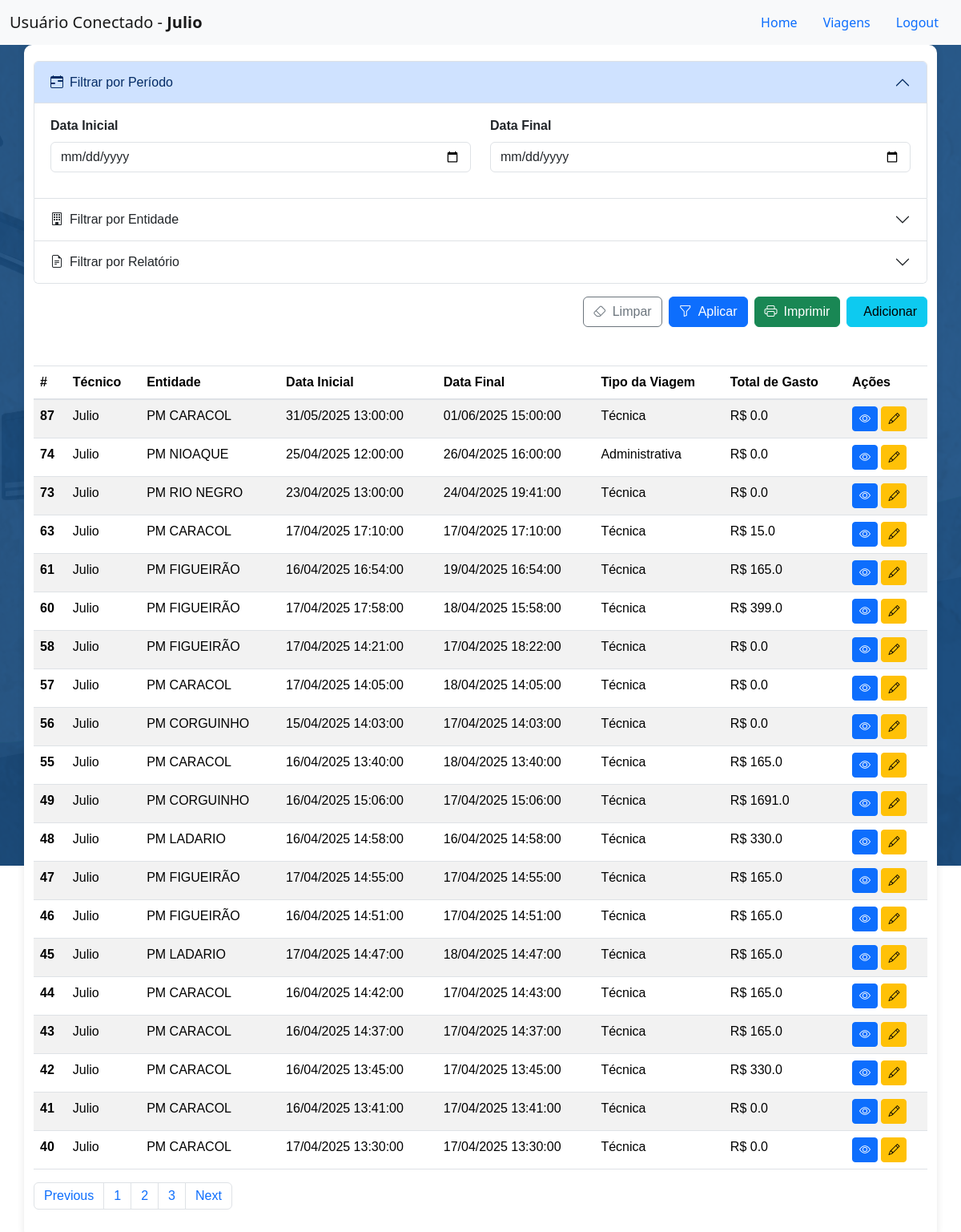
Page /viagens (signed in) on the earlier database version.
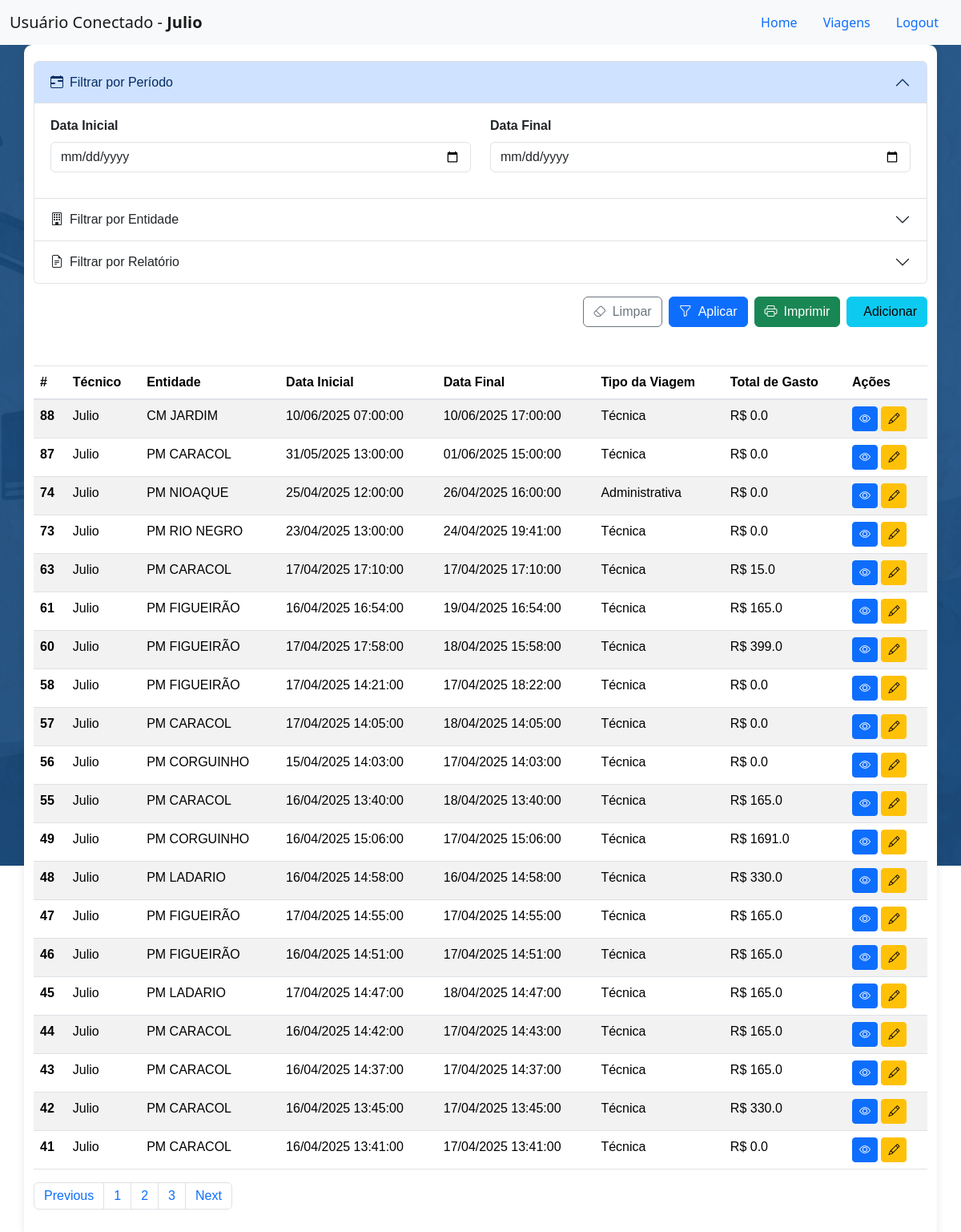
Same page on the later database version.
### models.py (models this page shows, shortened)
class Usuarios(db.Model):
    __tablename__= 'usuarios'
    id = db.Column(db.Integer, primary_key=True)
    usuario = db.Column(db.String(100), nullable=False)
    senha = db.Column(db.String(1000), nullable=True)
    acesso = db.Column(db.String(100))
    email = db.Column(db.String(100))
    foto = db.Column(db.String(1000), comment='Caminho da foto do usuário')
    setor = db.Column(db.String(100))
    admin = db.Column(db.Boolean, default=False)
    diaria = db.Column(db.Boolean, default=True)
    ativo = db.Column(db.Boolean, default=True)
    data = db.Column(db.DateTime, default=db.func.now())

class RegistroViagens(db.Model):
    __tablename__ = 'registro_viagens'
    id = db.Column(db.Integer, primary_key=True)
    entidade_destino = db.Column(db.Integer,db.ForeignKey('entidades.id') ,nullable=False)
    data_inicio = db.Column(db.DateTime)
    data_fim = db.Column(db.DateTime)
    tipo_viagem = db.Column(db.String(100))
    n_diaria = db.Column(db.String(100), comment='Número da diária')
    v_diaria = db.Column(db.Float, comment='Valor da diária')
    descricao = db.Column(db.String(100))
    n_intranet = db.Column(db.String(100), comment='Número da visita na intranet', default='0')
    veiculo = db.Column(db.String(100), comment='veículo')
    placa = db.Column(db.String(100), comment='Placa do veículo')
    km_inicial = db.Column(db.String(100), comment='KM inicial')
    km_final = db.Column(db.String(100), comment='KM final')
    n_combustivel = db.Column(db.String(100), comment='Número do combustível')
    total_gasto = db.Column(db.Float, comment='Total gasto na viagem', default=0.0)
    usuario = db.Column(db.Integer, db.ForeignKey('usuarios.id'), comment='ID do usuário que registrou a viagem')
    ativo = db.Column(db.Boolean, default=True)
    data = db.Column(db.DateTime, default=db.func.now())
    entidade_rel = db.relationship('Entidade', backref='viagens', lazy='joined')
    usuario_rel = db.relationship('Usuarios', backref='viagens', lazy='joined', foreign_keys=[usuario])

### app.py (the view, shortened to what this page needs)
@app.route('/viagens', methods=['GET', 'POST'])
def viagens():
    data_inicio = None
    data_fim = None
    query_usuarios = Usuarios.query.filter_by(
            ativo=True,
            diaria=True
        ).all()
    if request.method == 'POST':
        usuario_id = request.form.get('usuarioConnect')
        if usuario_id:
            session['usuarioConnect'] = usuario_id
            return redirect(url_for('viagens'))
        return render_template('registro_viagens.html')
    if 'usuarioConnect' not in session:
        return render_template('setUser.html', users=query_usuarios)
    usuario_id = session['usuarioConnect']
    query = RegistroViagens.query.filter(RegistroViagens.usuario == usuario_id).order_by(RegistroViagens.id.desc())
    data_inicio_str = request.args.get('filtro-data-inicial')
    data_fim_str = request.args.get('filtro-data-final')
    entidade_id = request.args.get('filtro-entidade')
    relatorio = request.args.get('filtro-relatorio')
    if entidade_id:
        query = query.filter(RegistroViagens.entidade_destino == entidade_id)
    if relatorio:
        query = query.filter(RegistroViagens.n_intranet.ilike(f'%{relatorio}%'))
    query_viagens = query.limit(20).all()
    query_entidades = Entidade.query.all()
    usuario_logado = Usuarios.query.get(usuario_id)
    for viagem in query_viagens:
        viagem.usuario_nome = viagem.usuario_rel.usuario if viagem.usuario_rel else 'Usuário não encontrado'
        viagem.entidade_nome = viagem.entidade_rel.nome if viagem.entidade_rel else 'Entidade não encontrada'
        viagem.data_formatada = viagem.data_inicio.strftime('%d/%m/%Y %H:%M:%S') if viagem.data_inicio else 'Data Não Disponível'
        viagem.data_final_formatada = viagem.data_fim.strftime('%d/%m/%Y %H:%M:%S') if viagem.data_fim else 'Data Não Disponível'
    if request.args.get('imprimir') == 'true':
        return gerar_relatorio_pdf(query_viagens, usuario_nome=usuario_logado.usuario, data_inicial=data_inicio, data_final=data_fim)
    return render_template(
        'registro_viagens.html',
        viagens=query_viagens,
        usuario=usuario_logado,
        entidades=query_entidades
    )

### templates/registro_viagens.html (shortened to what this page needs)
<!DOCTYPE html>
<html lang="pt-br">
<head>
    <link href="https://cdn.jsdelivr.net/npm/bootstrap@5.3.0-alpha1/dist/css/bootstrap.min.css" rel="stylesheet">
    <link rel="stylesheet" href="{{ url_for('static', filename='css/Viagens.css') }}">
    <link rel="stylesheet" href="https://cdnjs.cloudflare.com/ajax/libs/font-awesome/6.0.0-beta3/css/all.min.css">
    <link rel="stylesheet" href="https://stackpath.bootstrapcdn.com/bootstrap/4.5.2/css/bootstrap.min.css">
    <link href="https://cdn.jsdelivr.net/npm/bootstrap@5.3.3/dist/css/bootstrap.min.css" rel="stylesheet">
    <link href="https://cdn.jsdelivr.net/gh/gitbrent/bootstrap-switch-button@1.1.0/css/bootstrap-switch-button.min.css" rel="stylesheet">
    <link rel="stylesheet" href="https://cdn.jsdelivr.net/npm/bootstrap-icons@1.10.0/font/bootstrap-icons.css">
</head>
<header>
    <nav class="navbar navbar-expand-lg navbar-light bg-light">
        <div class="container-fluid">
            <a class="navbar-brand" href="#">Usuário Conectado - <strong>{{usuario.usuario}}</strong></a>
            <ul class="nav justify-content-center">
                <li class="nav-item">
                  <a class="nav-link" aria-current="page" href="{{url_for('home')}}">Home</a>
                </li>
                <li class="nav-item">
                  <a class="nav-link" href="{{url_for('viagens')}}">Viagens</a>
                </li>
                <li class="nav-item">
                  <a class="nav-link" href="{{url_for('logout')}}">Logout</a>
                </li>
            </ul>
        </div>
    </nav>
<body>
    <div class="container">
        <form class="mb-4">
            <div class="accordion" id="filtrosAccordion">
                <div class="accordion-item">
                    <h2 class="accordion-header">
                        <button class="accordion-button" type="button" data-bs-toggle="collapse" data-bs-target="#collapsePeriodo" aria-expanded="true" aria-controls="collapsePeriodo">
                            <i class="bi bi-calendar-range me-2"></i>Filtrar por Período
                        </button>
                    </h2>
                    <div id="collapsePeriodo" class="accordion-collapse collapse show" data-bs-parent="#filtrosAccordion">
                        <div class="accordion-body">
                            <div class="row">
                                <div class="col-md-6 mb-3">
                                    <label for="filtro-data-inicial" class="form-label fw-bold">Data Inicial</label>
                                    <input type="date" class="form-control" id="filtro-data-inicial" name="filtro-data-inicial"
                                           value="{{ request.args.get('filtro-data-inicial', '') }}">
                                </div>
                                <div class="col-md-6 mb-3">
                                    <label for="filtro-data-final" class="form-label fw-bold">Data Final</label>
                                    <input type="date" class="form-control" id="filtro-data-final" name="filtro-data-final"
                                           value="{{ request.args.get('filtro-data-final', '') }}">
                                </div>
                            </div>
                        </div>
                    </div>
                </div>
                <div class="accordion-item">
                    <h2 class="accordion-header">
                        <button class="accordion-button collapsed" type="button" data-bs-toggle="collapse" data-bs-target="#collapseEntidade" aria-expanded="false" aria-controls="collapseEntidade">
                            <i class="bi bi-building me-2"></i>Filtrar por Entidade
                        </button>
                    </h2>
                </div>
                <div class="accordion-item">
                    <h2 class="accordion-header">
                        <button class="accordion-button collapsed" type="button" data-bs-toggle="collapse" data-bs-target="#collapseRelatorio" aria-expanded="false" aria-controls="collapseRelatorio">
                            <i class="bi bi-file-earmark-text me-2"></i>Filtrar por Relatório
                        </button>
                    </h2>
                </div>
            </div>
            <div class="d-flex justify-content-end gap-2 mt-3">
                <button type="button" class="btn btn-outline-secondary" id="btn-limpar-filtros">
                    <i class="bi bi-eraser me-2"></i>Limpar
                </button>
                <button type="submit" class="btn btn-primary" id="btn-filtrar">
                    <i class="bi bi-funnel me-2"></i>Aplicar
                </button>
                <a href="#" onclick="abrirRelatorioPDF(event)" class="btn btn-success" target="_blank">
                    <i class="bi bi-printer me-2"></i>Imprimir
                </a>
                <button type="button" class="btn btn-info" id='bnt-add-viagem' href="{{ url_for('adicionar_viagem')}}">
                    Adicionar
                </button>
            </div>
        </form>
        <div class="table-viagens">
            <div class="mt-5">
                <table class="table table-striped">
                    <thead>
                        <tr>
                            <th scope="col">#</th>
                            <th scope="col">Técnico</th>
                            <th scope="col">Entidade</th>
                            <th scope="col">Data Inicial</th>
                            <th scope="col">Data Final</th>
                            <th scope="col">Tipo da Viagem</th>
                            <th scope="col">Total de Gasto</th>
                            <th scope="col">Ações</th>
                        </tr>
                    </thead>
                    <tbody>
                        {% for viagem in viagens %}
                            <tr>
                                <th scope="row">{{ viagem.id }}</th>
                                <td>{{ viagem.usuario_nome }}</td>
                                <td>{{ viagem.entidade_nome }}</td>
                                <td>{{ viagem.data_formatada }}</td>
                                <td>{{ viagem.data_final_formatada }}</td>
                                <td>{{ viagem.tipo_viagem }}</td>
                                <td>R$ {{ viagem.total_gasto }}</td>
                                <td>
                                    <button class="btn btn-sm btn-primary btn-action visualizar-viagem" title="Visualizar" value="{{ viagem.id }}">
                                        <i class="bi bi-eye"></i>
                                    </button>
                                    <button class="btn btn-sm btn-warning btn-action editar-viagem" title="Editar" value="{{ viagem.id }}">
                                        <i class="bi bi-pencil"></i>
                                    </button>
                                </td>
                            </tr>
                        {% endfor %}
                    </tbody>
                </table>
                <nav aria-label="Page navigation example">
                    <ul class="pagination">
                      <li class="page-item"><a class="page-link" href="#">Previous</a></li>
                      <li class="page-item"><a class="page-link" href="#">1</a></li>
                      <li class="page-item"><a class="page-link" href="#">2</a></li>
                      <li class="page-item"><a class="page-link" href="#">3</a></li>
                      <li class="page-item"><a class="page-link" href="#">Next</a></li>
                    </ul>
                  </nav>
            </div>
        </div>
    </div>
</body>

### static/css/viagens.css (style rules this page uses)
body { background:url(../images/imgFundoIntranet.png) fixed no-repeat top #104c83; }
.container { color: #333; font-family: Arial, sans-serif; background-color: white; padding: 20px; border-radius: 10px; box-shadow: 0 0 10px rgba(0, 0, 0, 0.1); }
.form-control, .form-select { padding: 0.5rem 0.75rem; }
.btn { padding: 0.5rem 1.25rem; }
.accordion-button { font-weight: 500; background-color: #f8f9fa; }
.accordion-button:not(.collapsed) { background-color: #e9ecef; color: #0d6efd; }
.accordion-body { padding: 1.5rem; }

Differences in the rows shown:
no longer on this page (row unchanged): RegistroViagens: id "40", usuario_nome "Julio", entidade_nome "PM CARACOL", data_formatada "17/04/2025 13:30:00", data_final_formatada "17/04/2025 13:30:00", tipo_viagem "Técnica", total_gasto "0.0"
added RegistroViagens: id "88", usuario_nome "Julio", entidade_nome "CM JARDIM", data_formatada "10/06/2025 07:00:00", data_final_formatada "10/06/2025 17:00:00", tipo_viagem "Técnica", total_gasto "0.0"
